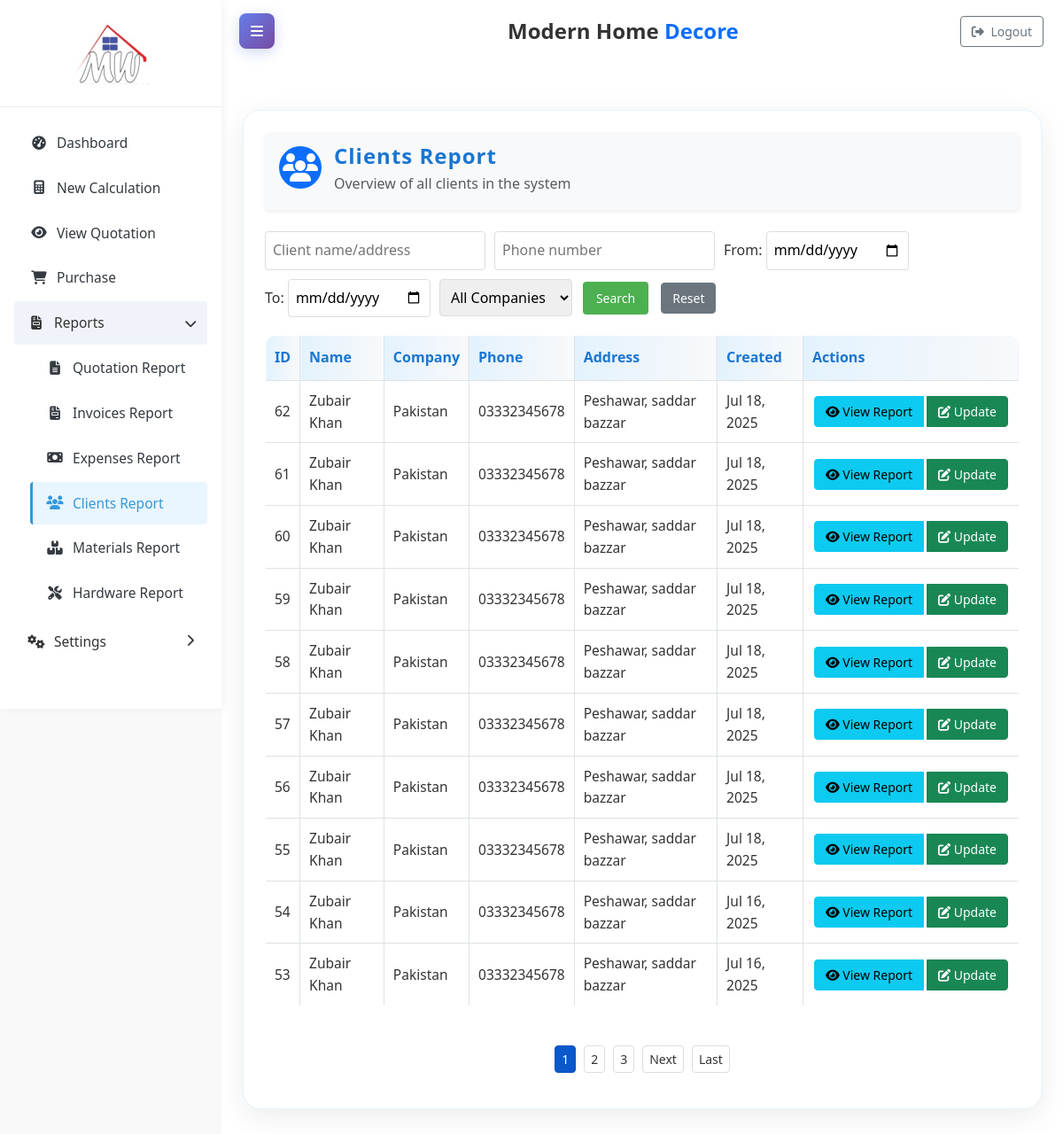
The page /?page=reports_clients on the database its author committed.
### tables this page shows
CREATE TABLE `clients` (
  `id` int(11) NOT NULL,
  `company_id` int(11) NOT NULL,
  `name` varchar(255) NOT NULL,
  `phone` varchar(50) DEFAULT NULL,
  `address` text DEFAULT NULL,
  `created_at` timestamp NOT NULL DEFAULT current_timestamp(),
  `updated_at` timestamp NOT NULL DEFAULT current_timestamp() ON UPDATE current_timestamp()
);

CREATE TABLE `companies` (
  `id` int(11) NOT NULL,
  `name` varchar(255) NOT NULL,
  `description` text DEFAULT NULL,
  `created_at` timestamp NOT NULL DEFAULT current_timestamp(),
  `updated_at` timestamp NOT NULL DEFAULT current_timestamp() ON UPDATE current_timestamp()
);

### client_report.php (the view, shortened to what this page needs)
<?php
require_once 'db.php';
$per_page = 10;
$page_num = isset($_GET['p']) ? max(1, (int)$_GET['p']) : 1;
$offset = max(0, ($page_num - 1) * $per_page);
$search = isset($_GET['search']) ? $conn->real_escape_string($_GET['search']) : '';
$phone_search = isset($_GET['phone_search']) ? $conn->real_escape_string($_GET['phone_search']) : '';
$company_filter = isset($_GET['company']) ? (int)$_GET['company'] : 0;
$date_from = isset($_GET['date_from']) ? $conn->real_escape_string($_GET['date_from']) : '';
$date_to = isset($_GET['date_to']) ? $conn->real_escape_string($_GET['date_to']) : '';
$sql = "
    SELECT
        c.*,
        co.name AS company_name,
        COUNT(*) OVER() AS total_count
    FROM clients c
    LEFT JOIN companies co ON c.company_id = co.id
";
$sql .= " ORDER BY c.created_at DESC LIMIT $offset, $per_page";
$result = $conn->query($sql);
$clients = [];
$total_count = 0;
if ($result && $result->num_rows > 0) {
    while ($row = $result->fetch_assoc()) {
        if ($total_count === 0) {
            $total_count = $row['total_count'];
        }
        unset($row['total_count']);
        $clients[] = $row;
    }
}
$total_pages = ceil($total_count / $per_page);
?>
<!DOCTYPE html>
<html lang="en">
<head>
</head>
<body>
    <div class="container" style="background:#fff; border-radius:20px; box-shadow:0 8px 32px rgba(0,0,0,0.08); padding:24px; border:1px solid #e8f4fd; max-width:1200px; margin:30px auto;">
        <div class="d-flex align-items-center bg-light rounded shadow-sm pt-2 pb-3 px-3 mb-4" style="gap: 14px;">
            <span class="bg-primary text-white rounded-circle d-flex align-items-center justify-content-center" style="width: 48px; height: 48px; font-size: 2rem;">
                <i class="fas fa-users"></i>
            </span>
            <div style="display: flex; flex-direction: column;">
                <span style="font-size: 1.5rem; font-weight: 600; color: #1976d2; letter-spacing: 1px;">Clients Report</span>
                <small class="text-muted" style="font-size: 1rem;">Overview of all clients in the system</small>
            </div>
        </div>
        <form method="get" action="index.php" id="filterForm">
            <div class="search-filter">
                <input type="text" name="search" placeholder="Client name/address" value="<?= htmlspecialchars($search) ?>">
                <input type="text" name="phone_search" placeholder="Phone number" value="<?= htmlspecialchars($phone_search) ?>">
                <label>From: <input type="date" name="date_from" value="<?= htmlspecialchars($date_from) ?>" onchange="this.form.submit()"></label>
                <label>To: <input type="date" name="date_to" value="<?= htmlspecialchars($date_to) ?>" onchange="this.form.submit()"></label>
                <select name="company" onchange="this.form.submit()">
                    <option value="0">All Companies</option>
                </select>
                <button type="submit" class="btn btn-primary btn-sm">Search</button>
                <a href="index.php?page=reports_clients" class="btn btn-secondary btn-sm">Reset</a>
            </div>
        </form>
        <table class="report-table">
            <thead>
                <tr>
                    <th>ID</th>
                    <th>Name</th>
                    <th>Company</th>
                    <th>Phone</th>
                    <th>Address</th>
                    <th>Created</th>
                    <th>Actions</th>
                </tr>
            </thead>
            <tbody>
                <?php if (empty($clients)): ?>
                    <tr>
                        <td colspan="7" style="text-align:center;">No clients found</td>
                    </tr>
                <?php else: ?>
                    <?php foreach ($clients as $client): ?>
                        <tr>
                            <td><?= htmlspecialchars($client['id']) ?></td>
                            <td><?= htmlspecialchars($client['name']) ?></td>
                            <td><?= htmlspecialchars($client['company_name'] ?? 'N/A') ?></td>
                            <td><?= htmlspecialchars($client['phone'] ?? '') ?></td>
                            <td><?= htmlspecialchars(substr($client['address'] ?? '', 0, 50)) ?><?= strlen($client['address'] ?? '') > 50 ? '...' : '' ?></td>
                            <td><?= date('M d, Y', strtotime($client['created_at'])) ?></td>
                            <td class="actions">
                                <div class="btn-group" role="group">
                                    <a href="client_quotation.php?client_id=<?= $client['id'] ?>&company_id=<?= $client['company_id'] ?? 0 ?>" class="btn btn-info btn-sm me-1">
                                        <i class="fas fa-eye"></i> View Report
                                    </a>
                                    <a href="#" class="btn btn-success btn-sm" onclick='openEditClientModal({
  id: "<?= $client['id'] ?>",
  name: "<?= htmlspecialchars($client['name'], ENT_QUOTES) ?>",
  phone: "<?= htmlspecialchars($client['phone'] ?? '', ENT_QUOTES) ?>",
  address: "<?= htmlspecialchars($client['address'] ?? '', ENT_QUOTES) ?>",
  company_id: "<?= $client['company_id'] ?? 0 ?>"
}); return false;'>
                                        <i class="fas fa-edit"></i> Update
                                    </a>
                                </div>
                            </td>
                        </tr>
                    <?php endforeach; ?>
                <?php endif; ?>
            </tbody>
        </table>
        <?php if ($total_pages > 1): ?>
            <nav aria-label="Page navigation" class="pagination pagination-sm justify-content-center mt-3">
                <ul class="pagination pagination-sm justify-content-center">
                <?php
                $start = max(1, $page_num - 2);
                $end = min($total_pages, $page_num + 2);
                for ($i = $start; $i <= $end; $i++): ?>
                    <?php if ($i == $page_num): ?>
                        <span class="btn btn-primary btn-lg active"><?= $i ?></span>
                    <?php else: ?>
                        <a href="index.php?page=reports_clients&p=<?= $i ?>&search=<?= urlencode($search) ?>&phone_search=<?= urlencode($phone_search) ?>&company=<?= $company_filter ?>&date_from=<?= urlencode($date_from) ?>&date_to=<?= urlencode($date_to) ?>" class="btn btn-outline-primary btn-lg"><?= $i ?></a>
                    <?php endif; ?>
                <?php endfor; ?>
                <?php if ($page_num < $total_pages): ?>
                    <a href="index.php?page=reports_clients&p=<?= $page_num + 1 ?>&search=<?= urlencode($search) ?>&phone_search=<?= urlencode($phone_search) ?>&company=<?= $company_filter ?>&date_from=<?= urlencode($date_from) ?>&date_to=<?= urlencode($date_to) ?>" class="btn btn-outline-primary btn-lg">Next</a>
                    <a href="index.php?page=reports_clients&p=<?= $total_pages ?>&search=<?= urlencode($search) ?>&phone_search=<?= urlencode($phone_search) ?>&company=<?= $company_filter ?>&date_from=<?= urlencode($date_from) ?>&date_to=<?= urlencode($date_to) ?>" class="btn btn-outline-primary btn-lg">Last</a>
                <?php endif; ?>
                </ul>
            </nav>
        <?php endif; ?>
    </div>
</body>
</html>

### index.php (style rules this page uses)
:root { --primary: #3498db; --secondary: #2980b9; --accent: #2c3e50; --light: #f8f9fa; --dark: #343a40; }
body { font-family: 'Segoe UI', sans-serif; background-color: #f5f8fa; }

### client_report.php (style rules this page uses)
body { font-family: 'Segoe UI', Tahoma, Geneva, Verdana, sans-serif; line-height: 1.6; color: #333; margin: 0; background-color: #f9f9f9; }
.container { max-width: 1200px; margin: 0 auto; background: #fff; padding: 20px; box-shadow: 0 0 10px rgba(0, 0, 0, 0.1); }
table { width: 100%; border-collapse: collapse; margin-top: 20px; }
th, td { text-align: left; border-bottom: 1px solid #ddd; }
th { background-color: #f2f2f2; font-weight: 600; }
.actions { white-space: nowrap; }
.btn { display: inline-block; padding: 6px 12px; margin: 0 2px; text-decoration: none; border-radius: 4px; font-size: 14px; }
.search-filter { margin-bottom: 20px; display: flex; gap: 10px; flex-wrap: wrap; align-items: center; }
.search-filter input, .search-filter select { padding: 8px; border: 1px solid #ddd; border-radius: 4px; min-width: 150px; }
.search-filter button { background-color: #4caf50; color: white; border: none; border-radius: 4px; cursor: pointer; padding: 8px 15px; }
.pagination { margin-top: 20px; display: flex; justify-content: center; gap: 5px; }
.pagination a, .pagination span { padding: 4px 7px; border: 1px solid #ddd; border-radius: 4px; text-decoration: none; color: #333; }
button, input, optgroup, select, textarea { margin: 0; font-family: inherit; line-height: inherit; }
.report-table { border:1px solid #dee2e6; border-radius:12px; overflow:hidden; width:100%; background:#fff; margin-bottom: 24px; }
.report-table th { background: linear-gradient(90deg, #e3f2fd 0%, #f8f9fa 100%); color: #1976d2; font-weight: 700; font-size: 1rem; text-align: left; vertical-align: middle; padding: 12px 10px; border:1px solid #dee2e6; }
.report-table td { font-size: 0.97rem; color: #333; text-align: left; vertical-align: middle; padding: 10px 10px; border:1px solid #dee2e6; background: #fff; }
.report-table .actions { white-space: nowrap; }

### rows shown on the page
clients: id "62", name "Zubair Khan", company.name "Pakistan", phone "03332345678", address "Peshawar, saddar bazzar", created_at "Jul 18, 2025"
clients: id "61", name "Zubair Khan", company.name "Pakistan", phone "03332345678", address "Peshawar, saddar bazzar", created_at "Jul 18, 2025"
clients: id "60", name "Zubair Khan", company.name "Pakistan", phone "03332345678", address "Peshawar, saddar bazzar", created_at "Jul 18, 2025"
clients: id "59", name "Zubair Khan", company.name "Pakistan", phone "03332345678", address "Peshawar, saddar bazzar", created_at "Jul 18, 2025"
clients: id "58", name "Zubair Khan", company.name "Pakistan", phone "03332345678", address "Peshawar, saddar bazzar", created_at "Jul 18, 2025"
clients: id "57", name "Zubair Khan", company.name "Pakistan", phone "03332345678", address "Peshawar, saddar bazzar", created_at "Jul 18, 2025"
clients: id "56", name "Zubair Khan", company.name "Pakistan", phone "03332345678", address "Peshawar, saddar bazzar", created_at "Jul 18, 2025"
clients: id "55", name "Zubair Khan", company.name "Pakistan", phone "03332345678", address "Peshawar, saddar bazzar", created_at "Jul 18, 2025"
clients: id "54", name "Zubair Khan", company.name "Pakistan", phone "03332345678", address "Peshawar, saddar bazzar", created_at "Jul 16, 2025"
clients: id "53", name "Zubair Khan", company.name "Pakistan", phone "03332345678", address "Peshawar, saddar bazzar", created_at "Jul 16, 2025"
